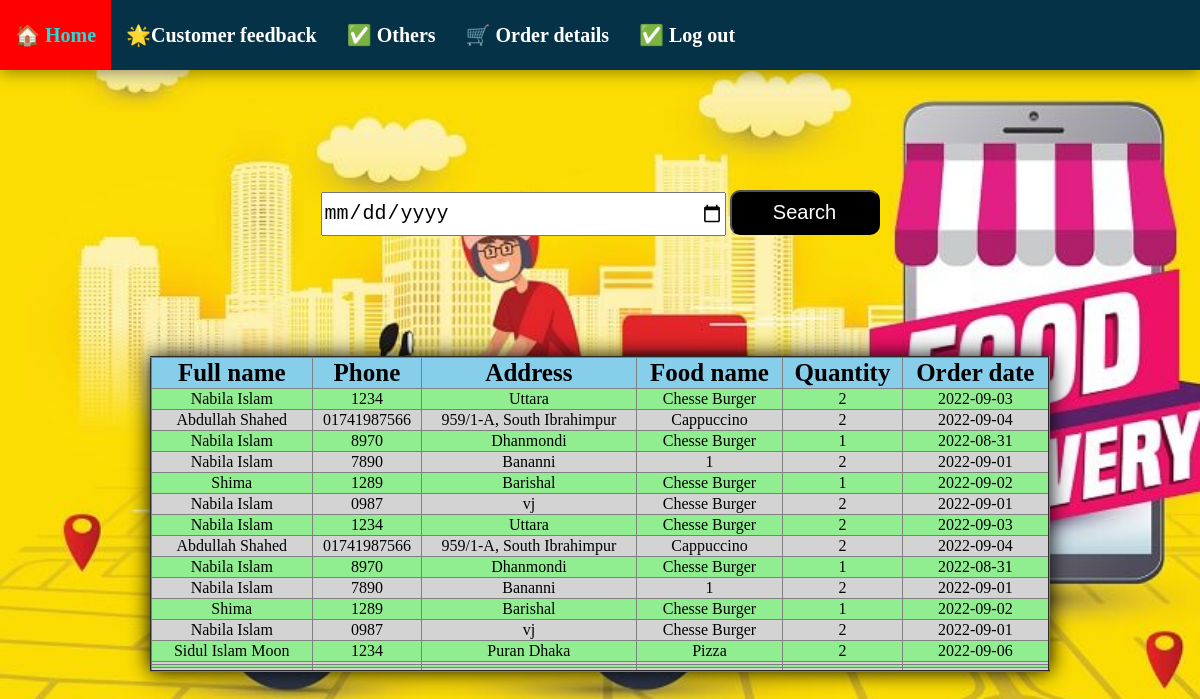
The page /orderdetails.php on the database its author committed.
### tables this page shows
CREATE TABLE `order_details` (
  `Full_name` varchar(100) NOT NULL,
  `Phone` varchar(100) NOT NULL,
  `Email` varchar(100) NOT NULL,
  `Address` varchar(100) NOT NULL,
  `Food_name` varchar(100) NOT NULL,
  `Quantity` varchar(100) NOT NULL,
  `Order_date` varchar(100) NOT NULL
);

### orderdetails.php (the view, shortened to what this page needs)
<?php
include("demo1.php");
$con=mysqli_connect("localhost","root","","deliverysystem");
  $sql="select Full_name,Phone,Address,Food_name,Quantity,Order_date from order_details";
  $res=mysqli_query($con,$sql);
  ?>
  <!DOCTYPE html>
  <html lang="en">
  <head>
  </head>
  <body>
    <form action="orderdate.php" method="POST" align="center">
    <input name="Date" type="date" placeholder="Type a date">
    <input type="submit" value="Search" class="btn">
    </form>
    <table align="center" border="2px" style="height : 200px; width : 900px; text-align:center">
<tr>
<th style="min-width:130px"> Full name </th>
<th> Phone </th>
<th> Address </th>
<th> Food name </th>
<th> Quantity </th>
<th> Order date </th>
</tr>
<?php
while ($row=mysqli_fetch_assoc($res))
  {
?>
<tr>
   <td style="min-width:130px"><?php echo $row['Full_name']; ?> </td>
   <td><?php echo $row['Phone']; ?> </td>
   <td><?php echo $row['Address']; ?> </td>
   <td><?php echo $row['Food_name']; ?> </td>
   <td><?php echo $row['Quantity']; ?> </td>
   <td><?php echo $row['Order_date']; ?> </td>
</tr>
  <?php
  }
  ?>
    </table>
  </body>
  </html>

### demo1.php (shortened to what this page needs)
<!DOCTYPE html>
<html lang="en">
<head>
</head>
<body>
    <nav>
   <ul>
  <li> <a href="admindetails.php"> <b>🏠 Home </b> </a> </li>
  <li> <a href="feedback.php"> <b> 🌟Customer feedback </b> </a> </li>
  <li> <a href="cutomerregistered.php"> <b> ✅ Others </b> </a>
</li>
<li> <a href="orderdetails.php"> <b> 🛒 Order details </b> </a> </li>
  <li> <a href="home10.php"> <b> ✅ Log out </b> </a>
</ul>
</nav>
</body>
</html>

### demo1.php (style rules this page uses)
body { margin:0; background-image:url("feedback.jpg"); background-attachment:fixed; background-size:cover; }
ul { margin: 0px; padding: 0px; list-style: none; text-align: center; overflow: hidden; background-color: black; }
input { color:aqua; }
li { float: left; }
li a { display: block; font-size: 25px; text-decoration: none; color: white; padding: 20px; }
nav { height: 70px; background: #063247; box-shadow: 0 3px 15px rgba(0,0,0,.4); }
nav ul { float: left; margin-right: 30px; }
nav ul li { display: inline-block; }
nav ul li a { color: white; display: block; padding: 0 15px; line-height: 70px; font-size: 20px; background: #063247; transition: .5s; }

### orderdetails.php (style rules this page uses)
table { border-collapse:collapse; margin-top:10%; box-shadow:0 0 20px 0 black; }
th { font-size:25px; background-color:skyblue; }
tr:nth-child(even) { background-color: lightgreen; }
tr:nth-child(odd) { background-color: lightgray; }
input { height:40px; width:400px; color:black; font-size:20px; }
.btn { height:45px; width:150px; background:black; border-radius:10px; color:white; }
form { margin-top:10%; }

### rows shown on the page
order_details: Full_name "Nabila Islam", Phone "1234", Address "Uttara", Food_name "Chesse Burger", Quantity "2", Order_date "2022-09-03"
order_details: Full_name "Abdullah Shahed", Phone "01741987566", Address "959/1-A, South Ibrahimpur", Food_name "Cappuccino", Quantity "2", Order_date "2022-09-04"
order_details: Full_name "Nabila Islam", Phone "8970", Address "Dhanmondi", Food_name "Chesse Burger", Quantity "1", Order_date "2022-08-31"
order_details: Full_name "Nabila Islam", Phone "7890", Address "Bananni", Food_name "1", Quantity "2", Order_date "2022-09-01"
order_details: Full_name "Shima", Phone "1289", Address "Barishal", Food_name "Chesse Burger", Quantity "1", Order_date "2022-09-02"
order_details: Full_name "Nabila Islam", Phone "0987", Address "vj", Food_name "Chesse Burger", Quantity "2", Order_date "2022-09-01"
order_details: Full_name "Nabila Islam", Phone "1234", Address "Uttara", Food_name "Chesse Burger", Quantity "2", Order_date "2022-09-03"
order_details: Full_name "Abdullah Shahed", Phone "01741987566", Address "959/1-A, South Ibrahimpur", Food_name "Cappuccino", Quantity "2", Order_date "2022-09-04"
order_details: Full_name "Nabila Islam", Phone "8970", Address "Dhanmondi", Food_name "Chesse Burger", Quantity "1", Order_date "2022-08-31"
order_details: Full_name "Nabila Islam", Phone "7890", Address "Bananni", Food_name "1", Quantity "2", Order_date "2022-09-01"
order_details: Full_name "Shima", Phone "1289", Address "Barishal", Food_name "Chesse Burger", Quantity "1", Order_date "2022-09-02"
order_details: Full_name "Nabila Islam", Phone "0987", Address "vj", Food_name "Chesse Burger", Quantity "2", Order_date "2022-09-01"
order_details: Full_name "Sidul Islam Moon", Phone "1234", Address "Puran Dhaka", Food_name "Pizza", Quantity "2", Order_date "2022-09-06"
